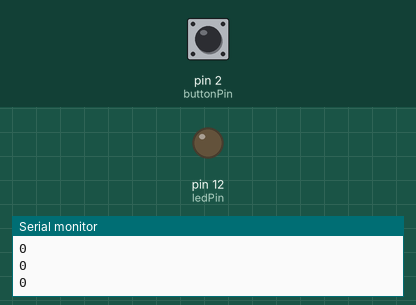
A sketch run on a simulated Arduino Uno, built with avr-gcc and run on an emulated ATmega328P. Shown: output pins drawn as LEDs (lit = HIGH), the last lines printed to the serial monitor. Inputs (shaded band) come from the test bench; at power-on: pin 2 (buttonPin) LOW.

Above: at 1.2 s.
1.3 s: pin 2 (buttonPin) pulled HIGH for 0.15 s
At 3.2 s:
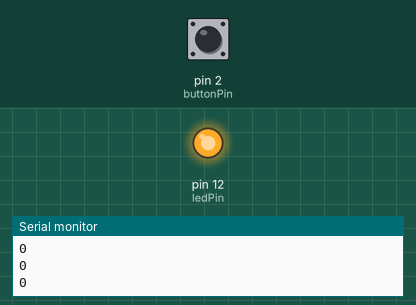
3.7 s: pin 2 (buttonPin) pulled HIGH for 1 s
At 4.9 s:
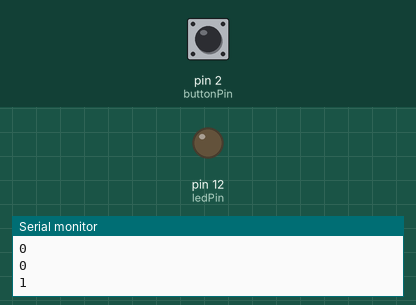
6.2 s: pin 2 (buttonPin) pulled HIGH for 3.2 s
At 8.1 s:
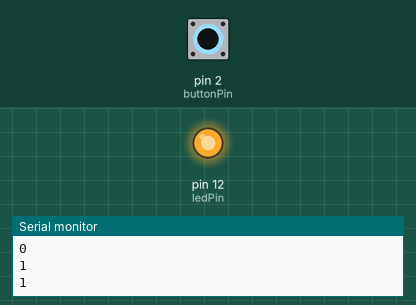
Timing chart, 0 to 10.4 s (numbered marks = the images above; inputs shaded):
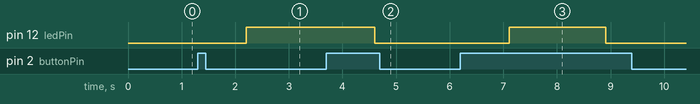

Measured:
- after the input at 1.3 s, pin 12 (ledPin): LOW → HIGH after 0.91 s
- after the input at 3.7 s, pin 12 (ledPin): HIGH → LOW after 0.90 s
- after the input at 6.2 s, pin 12 (ledPin): LOW → HIGH after 0.91 s, → LOW 1.8 s later

The sketch:

SoftStart.ino
```cpp
const int buttonPin = 2; // the number of the pushbutton pin
const int ledPin =  12; // the number of the LED pin

bool buttonState = HIGH; // variable for reading the pushbutton status
int lastButtonState = LOW; // variable for storing the last button state

int timeToFade = 2000; // time in milliseconds to fade from min to max brightness

void setup() {
    // initialize the LED pin as an output:
    pinMode(ledPin, OUTPUT);
    // initialize the pushbutton pin as an input:
    pinMode(buttonPin, INPUT);
    // initialize the LED state as low
    analogWrite(ledPin,0);
    Serial.begin(9600);
}

void loop(){
    // read the state of the pushbutton value:
    buttonState = digitalRead(buttonPin);
    Serial.println(buttonState);
    delay(5);
    if(buttonState){ // check if the pushbutton is pressed.
        // if it is, the buttonState is HIGH:
        if (lastButtonState == LOW){
            // turn LED on:
            fade_in(timeToFade);
            lastButtonState = HIGH;
        } else {
            // turn LED off:
            fade_out(timeToFade);
            lastButtonState = LOW;
        }
    }
}

void fade_in(int timeToFade){
    int ledBrightness = 0;
    for (int i = 0; i <= 255; i++) {
        ledBrightness = i;
        analogWrite(ledPin, ledBrightness);
        delay(timeToFade / 255);
    }
}

void fade_out(int timeToFade){
    int ledBrightness = 255;
     for (int i = 255; i >= 0; i--) {
        ledBrightness = i;
        analogWrite(ledPin, ledBrightness);
        delay(timeToFade / 255);
    }
}
```
